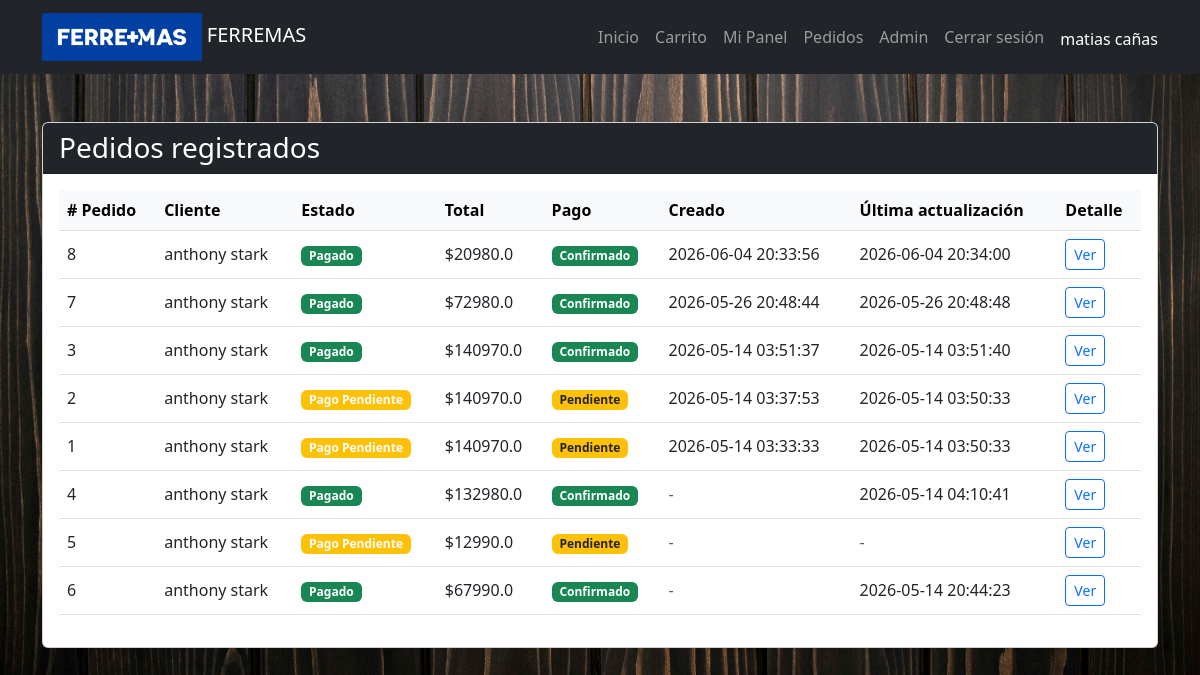
/admin/pedidos (signed in), run on the app's committed database.
### tables this page shows
CREATE TABLE pedidos (
    id INTEGER PRIMARY KEY AUTOINCREMENT,
    usuario_id INTEGER NOT NULL,
    total REAL NOT NULL,
    estado TEXT DEFAULT 'Pendiente',
    fecha TIMESTAMP DEFAULT CURRENT_TIMESTAMP, metodo_pago TEXT, tipo_entrega TEXT, direccion_envio TEXT, pago_confirmado INTEGER DEFAULT 0, actualizado_en TIMESTAMP, creado_en TIMESTAMP,
    FOREIGN KEY(usuario_id) REFERENCES usuarios(id)
);

CREATE TABLE usuarios (
    id INTEGER PRIMARY KEY AUTOINCREMENT,
    nombre TEXT NOT NULL,
    email TEXT UNIQUE NOT NULL,
    username TEXT UNIQUE NOT NULL,
    password_hash TEXT NOT NULL,
    role TEXT DEFAULT 'cliente'
);

### app.py (the view)
@app.route('/admin/pedidos')
@roles_required('administrador')
def pedidos_admin():
    conn = get_db_connection()
    pedidos = conn.execute(
        "SELECT p.id, p.estado, p.total, p.pago_confirmado, p.creado_en, p.actualizado_en, u.nombre AS cliente_nombre FROM pedidos p JOIN usuarios u ON p.usuario_id = u.id ORDER BY p.creado_en DESC"
    ).fetchall()
    conn.close()
    return render_template('pedidos_admin.html', pedidos=pedidos)

### app.py (called while the page is built)
def get_db_connection():
    conn = sqlite3.connect(DB_PATH)
    conn.row_factory = sqlite3.Row
    return conn

def roles_required(*roles):
    def wrapper(f):
        @wraps(f)
        def decorated_function(*args, **kwargs):
            if not session.get('user_id'):
                return redirect(url_for('login', next=request.path))
            if session.get('role') not in roles:
                flash('No tienes permiso para acceder a esa página.', 'danger')
                return redirect(url_for('home'))
            return f(*args, **kwargs)
        return decorated_function
    return wrapper

@app.context_processor
def inject_user():
    def order_status_badge(status):
        mapping = {
            'Pendiente': 'warning',
            'Pago Pendiente': 'warning',
            'Pagado': 'success',
            'Pago Rechazado': 'danger',
            'Aprobado': 'primary',
            'Preparando': 'info',
            'Despachado': 'secondary',
            'Entregado': 'success',
            'Rechazado': 'danger'
        }
        return mapping.get(status, 'dark')
    return {
        'current_user': session.get('username'),
        'current_role': session.get('role'),
        'current_name': session.get('name'),
        'order_status_badge': order_status_badge
    }

### templates/pedidos_admin.html (shortened to what this page needs)
{% extends 'base.html' %}
{% block content %}
<div class="card shadow-sm">
    <div class="card-header bg-dark text-white">
        <h3 class="mb-0">Pedidos registrados</h3>
    </div>
    <div class="card-body">
        {% if pedidos %}
            <div class="table-responsive">
                <table class="table align-middle">
                    <thead class="table-light">
                        <tr>
                            <th># Pedido</th>
                            <th>Cliente</th>
                            <th>Estado</th>
                            <th>Total</th>
                            <th>Pago</th>
                            <th>Creado</th>
                            <th>Última actualización</th>
                            <th>Detalle</th>
                        </tr>
                    </thead>
                    <tbody>
                        {% for pedido in pedidos %}
                        <tr>
                            <td>{{ pedido['id'] }}</td>
                            <td>{{ pedido['cliente_nombre'] }}</td>
                            <td><span class="badge bg-{{ order_status_badge(pedido['estado']) }}">{{ pedido['estado'] }}</span></td>
                            <td>${{ pedido['total'] }}</td>
                            <td>
                                {% if pedido['pago_confirmado'] %}
                                    <span class="badge bg-success">Confirmado</span>
                                {% else %}
                                    <span class="badge bg-warning text-dark">Pendiente</span>
                                {% endif %}
                            </td>
                            <td>{% if pedido['creado_en'] %}{{ pedido['creado_en'] }}{% else %}<span class="text-muted">-</span>{% endif %}</td>
                            <td>{% if pedido['actualizado_en'] %}{{ pedido['actualizado_en'] }}{% else %}<span class="text-muted">-</span>{% endif %}</td>
                            <td><a href="{{ url_for('pedido_detalle', pedido_id=pedido['id']) }}" class="btn btn-sm btn-outline-primary">Ver</a></td>
                        </tr>
                        {% endfor %}
                    </tbody>
                </table>
            </div>
        {% else %}
            <div class="text-center py-5">
                <p class="fs-5">No hay pedidos registrados todavía.</p>
            </div>
        {% endif %}
    </div>
</div>
{% endblock %}

### static/css/styles.css (style rules this page uses)
body { font-family: Arial, sans-serif; background: url('img/fondo_madera.jpg') center/cover no-repeat fixed; color: white; }
.card { transition: transform 0.3s; background: rgba(255, 255, 255, 0.9); color: black; }

### data on the page
pedidos: id "8", cliente_nombre "anthony stark", estado "Pagado", total "20980.0", pago_confirmado "Confirmado", creado_en "2026-06-04 20:33:56", actualizado_en "2026-06-04 20:34:00"
pedidos: id "7", cliente_nombre "anthony stark", estado "Pagado", total "72980.0", pago_confirmado "Confirmado", creado_en "2026-05-26 20:48:44", actualizado_en "2026-05-26 20:48:48"
pedidos: id "3", cliente_nombre "anthony stark", estado "Pagado", total "140970.0", pago_confirmado "Confirmado", creado_en "2026-05-14 03:51:37", actualizado_en "2026-05-14 03:51:40"
pedidos: id "2", cliente_nombre "anthony stark", estado "Pago Pendiente", total "140970.0", pago_confirmado "Pendiente", creado_en "2026-05-14 03:37:53", actualizado_en "2026-05-14 03:50:33"
pedidos: id "1", cliente_nombre "anthony stark", estado "Pago Pendiente", total "140970.0", pago_confirmado "Pendiente", creado_en "2026-05-14 03:33:33", actualizado_en "2026-05-14 03:50:33"
pedidos: id "4", cliente_nombre "anthony stark", estado "Pagado", total "132980.0", pago_confirmado "Confirmado", actualizado_en "2026-05-14 04:10:41"
pedidos: id "5", cliente_nombre "anthony stark", estado "Pago Pendiente", total "12990.0", pago_confirmado "Pendiente"
pedidos: id "6", cliente_nombre "anthony stark", estado "Pagado", total "67990.0", pago_confirmado "Confirmado", actualizado_en "2026-05-14 20:44:23"

### other printed values
{{ current_name }} "matias cañas"
